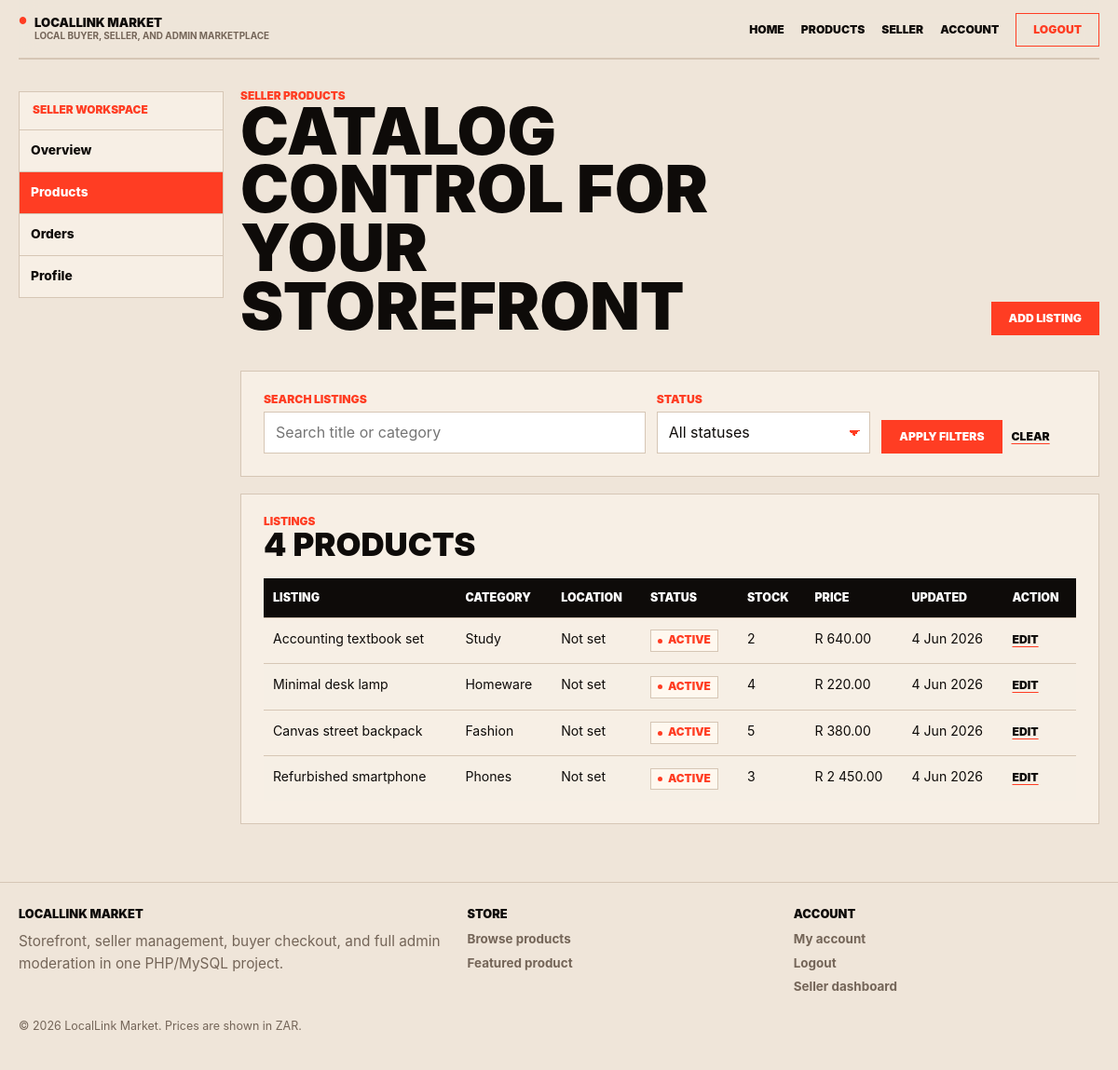
The app's page /seller-products.php (signed in) with its own data.
### tables this page shows
CREATE TABLE IF NOT EXISTS products (
  id INT UNSIGNED AUTO_INCREMENT PRIMARY KEY,
  seller_id INT UNSIGNED DEFAULT NULL,
  category_id INT UNSIGNED NOT NULL,
  title VARCHAR(150) NOT NULL,
  description TEXT NOT NULL,
  price DECIMAL(10,2) NOT NULL,
  stock INT UNSIGNED NOT NULL DEFAULT 0,
  status ENUM('active', 'inactive', 'pending_review', 'archived') NOT NULL DEFAULT 'active',
  image_path VARCHAR(255) DEFAULT NULL,
  created_at TIMESTAMP DEFAULT CURRENT_TIMESTAMP,
  updated_at TIMESTAMP DEFAULT CURRENT_TIMESTAMP ON UPDATE CURRENT_TIMESTAMP,
  CONSTRAINT fk_products_category
    FOREIGN KEY (category_id) REFERENCES categories(id),
  CONSTRAINT fk_products_seller
    FOREIGN KEY (seller_id) REFERENCES users(id)
    ON DELETE SET NULL
);

CREATE TABLE IF NOT EXISTS categories (
  id INT UNSIGNED AUTO_INCREMENT PRIMARY KEY,
  name VARCHAR(100) NOT NULL UNIQUE
);

### includes/seller_tools.php (called while the page is built, shortened)
<?php
require_once __DIR__ . '/app.php';
function seller_navigation_items(): array
{
    return [
        ['key' => 'overview', 'label' => 'Overview', 'path' => 'seller-dashboard.php'],
        ['key' => 'products', 'label' => 'Products', 'path' => 'seller-products.php'],
        ['key' => 'orders', 'label' => 'Orders', 'path' => 'seller-orders.php'],
        ['key' => 'profile', 'label' => 'Profile', 'path' => 'seller-profile.php'],
    ];
}
function seller_humanize_verification_status(string $status): string
{
    $labels = [
        'not_requested' => 'Not requested',
        'pending' => 'Pending review',
        'approved' => 'Approved',
        'rejected' => 'Needs changes',
    ];
    return $labels[$status] ?? seller_humanize_label($status);
}
function seller_fetch_raw_user(int $userId): array
{
    $pdo = db_try_get_connection();
    $columns = ['id', 'full_name', 'email', 'created_at'];
    foreach (['role', 'status', 'phone', 'location'] as $column) {
        if (market_users_have_column($column)) {
            $columns[] = $column;
        }
    }
    try {
        $statement = $pdo->prepare(
            'SELECT ' . implode(', ', array_unique($columns)) . '
             FROM users
             WHERE id = :user_id
             LIMIT 1'
        );
        $statement->execute(['user_id' => $userId]);
        $row = $statement->fetch();
        return is_array($row) ? $row : [];
    } catch (Throwable $exception) {
        return [];
    }
}
function seller_fetch_profile(int $userId): array
{
    $pdo = db_try_get_connection();
    if (!$pdo || !market_table_exists('seller_profiles')) {
        return [];
    }
    $columns = ['user_id', 'business_name', 'location', 'verification_status', 'verification_notes', 'created_at'];
    $available = [];
    foreach ($columns as $column) {
        if (market_table_has_column('seller_profiles', $column)) {
            $available[] = $column;
        }
    }
    try {
        $statement = $pdo->prepare(
            'SELECT ' . implode(', ', $available) . '
             FROM seller_profiles
             WHERE user_id = :user_id
             LIMIT 1'
        );
        $statement->execute(['user_id' => $userId]);
        $row = $statement->fetch();
        return is_array($row) ? $row : [];
    } catch (Throwable $exception) {
        return [];
    }
}
function seller_build_user_context(array $user): array
{
    $rawUser = seller_fetch_raw_user((int) $user['id']);
    $profile = seller_fetch_profile((int) $user['id']);
    $context = array_merge($user, $rawUser);
    $rawRole = strtolower((string) ($rawUser['role'] ?? $context['role'] ?? ''));
    $businessName = trim((string) ($profile['business_name'] ?? ''));
    $location = trim((string) ($profile['location'] ?? $rawUser['location'] ?? ''));
    $verificationStatus = strtolower((string) ($profile['verification_status'] ?? 'not_requested'));
    $context['raw_role'] = $rawRole;
    $context['business_name'] = $businessName;
    $context['location'] = $location;
    $context['verification_status'] = $verificationStatus;
    $context['verification_label'] = seller_humanize_verification_status($verificationStatus);
    $context['verification_notes'] = trim((string) ($profile['verification_notes'] ?? ''));
    $context['profile_exists'] = $profile !== [];
    $context['seller_display_name'] = $businessName !== '' ? $businessName : (string) ($context['full_name'] ?? 'Seller');
    $context['joined_on'] = market_format_date((string) ($context['created_at'] ?? ''));
    $context['can_access_seller'] = in_array($rawRole, ['seller', 'admin', 'super_admin'], true)
        || $context['profile_exists']
        || $verificationStatus !== 'not_requested';
    return $context;
}
function seller_require_account(): array
{
    $user = app_require_login();
    $sellerUser = seller_build_user_context($user);
    $rawRole = (string) ($sellerUser['raw_role'] ?? 'buyer');
    if (in_array($rawRole, ['seller', 'admin', 'super_admin'], true)) {
        return $sellerUser;
    }
}
function seller_filter_products(array $products, array $filters = []): array
{
    $search = strtolower(trim((string) ($filters['search'] ?? '')));
    $status = strtolower(trim((string) ($filters['status'] ?? '')));
    $products = array_values(array_filter($products, static function (array $product) use ($search, $status): bool {
        if ($status !== '' && strtolower((string) ($product['raw_status'] ?? '')) !== $status) {
            return false;
        }
        if ($search === '') {
            return true;
        }
        $haystack = strtolower(
            implode(' ', [
                (string) ($product['title'] ?? ''),
                (string) ($product['description'] ?? ''),
                (string) ($product['category'] ?? ''),
                (string) ($product['location'] ?? ''),
            ])
        );
        return strpos($haystack, $search) !== false;
    }));
    return $products;
}

### includes/app.php (called while the page is built, shortened)
<?php
if (!function_exists('app_normalize_path')) {
    function app_normalize_path(string $path): string
    {
        return rtrim(str_replace('\\', '/', $path), '/');
    }
}
if (!function_exists('app_base_path')) {
    function app_base_path(): string
    {
        static $basePath = null;
        if ($basePath !== null) {
            return $basePath;
        }
        $documentRoot = realpath($_SERVER['DOCUMENT_ROOT'] ?? '');
        $projectRoot = realpath(dirname(__DIR__));
        $normalizedDocumentRoot = app_normalize_path($documentRoot);
        $normalizedProjectRoot = app_normalize_path($projectRoot);
        $relativePath = substr($normalizedProjectRoot, strlen($normalizedDocumentRoot));
        $basePath = $relativePath === false ? '' : $relativePath;
        return $basePath;
    }
}
if (!function_exists('app_url')) {
    function app_url(string $path = ''): string
    {
        $normalizedPath = '/' . ltrim($path, '/');
        $basePath = app_base_path();
        return $basePath === '' ? $normalizedPath : $basePath . $normalizedPath;
    }
}
require_once __DIR__ . '/auth.php';
require_once __DIR__ . '/store.php';

### includes/store.php (called while the page is built, shortened)
<?php
function market_table_exists(string $table): bool
{
    $pdo = db_try_get_connection();
    static $cache = [];
    if (array_key_exists($table, $cache)) {
        return $cache[$table];
    }
    try {
        $statement = $pdo->prepare(
            'SELECT COUNT(*)
             FROM information_schema.tables
             WHERE table_schema = DATABASE()
               AND table_name = :table_name'
        );
        $statement->execute(['table_name' => $table]);
        $cache[$table] = (int) $statement->fetchColumn() > 0;
    } catch (Throwable $exception) {
        $cache[$table] = false;
    }
    return $cache[$table];
}
function market_table_has_column(string $table, string $column): bool
{
    $pdo = db_try_get_connection();
    static $cache = [];
    $cacheKey = $table . '.' . $column;
    if (array_key_exists($cacheKey, $cache)) {
        return $cache[$cacheKey];
    }
    try {
        $statement = $pdo->prepare(
            'SELECT COUNT(*)
             FROM information_schema.columns
             WHERE table_schema = DATABASE()
               AND table_name = :table_name
               AND column_name = :column_name'
        );
        $statement->execute([
            'table_name' => $table,
            'column_name' => $column,
        ]);
        $cache[$cacheKey] = (int) $statement->fetchColumn() > 0;
    } catch (Throwable $exception) {
        $cache[$cacheKey] = false;
    }
    return $cache[$cacheKey];
}
function market_users_have_column(string $column): bool
{
    return market_table_has_column('users', $column);
}
function market_normalize_role(array $user): string
{
    $role = strtolower((string) ($user['role'] ?? ''));
    if ($role === 'seller') {
        return 'seller';
    }
    return 'buyer';
}
function market_user_select_columns(): string
{
    $roleColumn = market_users_have_column('role')
        ? 'role'
        : "CASE WHEN is_admin = 1 THEN 'admin' ELSE 'buyer' END AS role";
    $statusColumn = market_users_have_column('status') ? 'status' : "'active' AS status";
    $lastLoginColumn = market_users_have_column('last_login_at') ? 'last_login_at' : 'NULL AS last_login_at';
    return 'id, full_name, email, password_hash, ' . $roleColumn . ', ' . $statusColumn . ', is_admin, ' . $lastLoginColumn . ', created_at';
}
function market_normalize_user(array $user): array
{
    $role = market_normalize_role($user);
    $user['role'] = $role;
    $user['is_admin'] = $role === 'admin' ? 1 : 0;
    $user['status'] = (string) ($user['status'] ?? 'active');
    return $user;
}
function market_get_user_by_id(int $userId): ?array
{
    $pdo = db_try_get_connection();
    try {
        $statement = $pdo->prepare(
            'SELECT ' . market_user_select_columns() . '
             FROM users
             WHERE id = :user_id
             LIMIT 1'
        );
        $statement->execute(['user_id' => $userId]);
        $user = $statement->fetch();
        return $user ? market_normalize_user($user) : null;
    } catch (Throwable $exception) {
        return null;
    }
}

### includes/auth.php (called while the page is built, shortened)
<?php
function app_current_user(): ?array
{
    static $loaded = false;
    static $user = null;
    if ($loaded) {
        return $user;
    }
    $user = market_get_user_by_id((int) $_SESSION['auth_user_id']);
    return $user;
}
function app_user_can_login(array $user): bool
{
    return (string) ($user['status'] ?? 'active') === 'active';
}
function app_require_login(): array
{
    $user = app_current_user();
    if ($user !== null) {
        return $user;
    }
}

### seller-products.php (the view, shortened to what this page needs)
<?php
require __DIR__ . '/includes/seller_tools.php';
$sellerUser = seller_require_account();
$search = trim((string) ($_GET['search'] ?? ''));
$selectedStatus = strtolower(trim((string) ($_GET['status'] ?? '')));
$products = seller_get_products_for_user($sellerUser, [
    'search' => $search,
    'status' => $selectedStatus,
]);
require __DIR__ . '/includes/header.php';
?>
<section class="page section dashboard">
  <aside class="card sidebar">
    <strong>Seller workspace</strong>
    <?php foreach (seller_navigation_items() as $item): ?>
      <a class="<?php echo $item['key'] === 'products' ? 'is-active' : ''; ?>" href="<?php echo htmlspecialchars(app_url($item['path'])); ?>">
        <?php echo htmlspecialchars($item['label']); ?>
      </a>
    <?php endforeach; ?>
  </aside>
  <div class="stack">
    <div class="section-head">
      <div>
        <p class="eyebrow">Seller products</p>
        <h1>Catalog control for your storefront</h1>
      </div>
      <a class="button" href="<?php echo htmlspecialchars(app_url('edit-product.php')); ?>">Add listing</a>
    </div>
    <form class="card filter-form" method="get" action="<?php echo htmlspecialchars(app_url('seller-products.php')); ?>">
      <div class="field">
        <label for="search">Search listings</label>
        <input id="search" name="search" type="search" placeholder="Search title or category" value="<?php echo htmlspecialchars($search); ?>">
      </div>
      <div class="field">
        <label for="status">Status</label>
        <select id="status" name="status">
          <option value="">All statuses</option>
        </select>
      </div>
      <div class="form-actions">
        <button class="button" type="submit">Apply filters</button>
        <a class="text-link" href="<?php echo htmlspecialchars(app_url('seller-products.php')); ?>">Clear</a>
      </div>
    </form>
    <section class="card table-card">
      <div class="section-head">
        <div>
          <p class="eyebrow">Listings</p>
          <h2><?php echo count($products); ?> product<?php echo count($products) === 1 ? '' : 's'; ?></h2>
        </div>
      </div>
      <table>
        <thead>
          <tr><th>Listing</th><th>Category</th><th>Location</th><th>Status</th><th>Stock</th><th>Price</th><th>Updated</th><th>Action</th></tr>
        </thead>
        <tbody>
          <?php if ($products === []): ?>
            <tr><td colspan="8">No listings match the current filters.</td></tr>
          <?php else: ?>
            <?php foreach ($products as $product): ?>
              <tr>
                <td><?php echo htmlspecialchars($product['title']); ?></td>
                <td><?php echo htmlspecialchars($product['category']); ?></td>
                <td><?php echo htmlspecialchars($product['location'] !== '' ? $product['location'] : 'Not set'); ?></td>
                <td><span class="badge"><?php echo htmlspecialchars($product['status']); ?></span></td>
                <td><?php echo (int) $product['stock']; ?></td>
                <td><?php echo htmlspecialchars($product['price']); ?></td>
                <td><?php echo htmlspecialchars($product['updated_on']); ?></td>
                <td><a class="text-link" href="<?php echo htmlspecialchars(app_url('edit-product.php?id=' . $product['id'])); ?>">Edit</a></td>
              </tr>
            <?php endforeach; ?>
          <?php endif; ?>
        </tbody>
      </table>
    </section>
  </div>
</section>
<?php require __DIR__ . '/includes/footer.php'; ?>

### records on screen
products: title "Accounting textbook set", category.name "Study", location "Not set", status "ACTIVE", stock "2", price "R 640.00", updated_on "4 Jun 2026"
products: title "Minimal desk lamp", category.name "Homeware", location "Not set", status "ACTIVE", stock "4", price "R 220.00", updated_on "4 Jun 2026"
products: title "Canvas street backpack", category.name "Fashion", location "Not set", status "ACTIVE", stock "5", price "R 380.00", updated_on "4 Jun 2026"
products: title "Refurbished smartphone", category.name "Phones", location "Not set", status "ACTIVE", stock "3", price "R 2 450.00", updated_on "4 Jun 2026"

### other values on screen
$item['label'] "Overview"
$item['label'] "Products"
$item['label'] "Orders"
$item['label'] "Profile"
count($products) "4"
